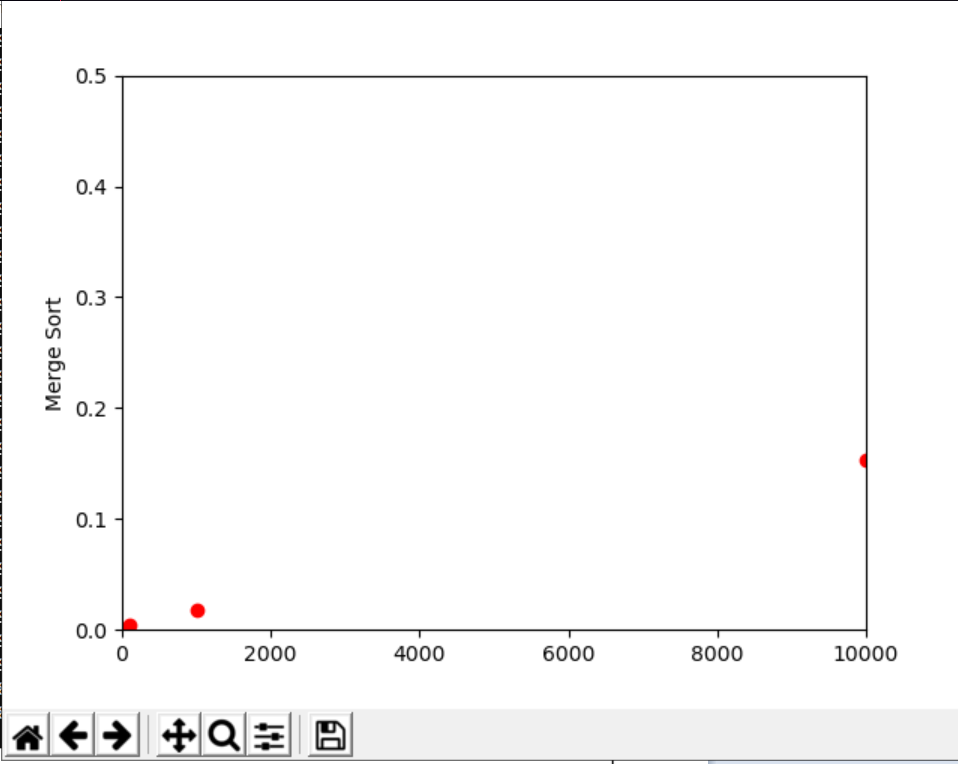

Write Python code to recreate this figure.
import time
import random
import matplotlib.pyplot as plt

recorder = []
num = []

tstart = time.time()

def msort(nums): 

   
 
    if len(nums) > 1: 
        mid = len(nums)//2  
        L = nums[:mid]  
        R = nums[mid:] 

        msort(L) 
        msort(R) 

        i = j = k = 0
        

        while i < len(L) and j < len(R): 
            if L[i] < R[j]: 
                nums[k] = L[i] 
                i+=1
            else: 
                nums[k] = R[j] 
                j+=1
            k+=1
        
        while i < len(L): 
            nums[k] = L[i] 
            i+=1
            k+=1
        
        while j < len(R): 
            nums[k] = R[j] 
            j+=1
            k+=1
    


def printer(nums): 
    for i in range(len(nums)):        
        print(nums[i],end=" ") 
    print() 


def main(): 
    n = 10
    nums = random.sample(range(0, n), n)
    msort(nums)
    printer(nums) 
    num.append(n)

main()
tend = time.time()
timelapse = tend-tstart
print("Runtime:", timelapse)

recorder.append(timelapse)

tstart = time.time()

def msort(nums): 

   
 
    if len(nums) > 1: 
        mid = len(nums)//2  
        L = nums[:mid]  
        R = nums[mid:] 

        msort(L) 
        msort(R) 

        i = j = k = 0
        

        while i < len(L) and j < len(R): 
            if L[i] < R[j]: 
                nums[k] = L[i] 
                i+=1
            else: 
                nums[k] = R[j] 
                j+=1
            k+=1
        
        while i < len(L): 
            nums[k] = L[i] 
            i+=1
            k+=1
        
        while j < len(R): 
            nums[k] = R[j] 
            j+=1
            k+=1
    


def printer(nums): 
    for i in range(len(nums)):        
        print(nums[i],end=" ") 
    print() 


def main(): 
    n = 100
    nums = random.sample(range(0, n), n)
    msort(nums)
    printer(nums) 
    num.append(n)

main()
tend = time.time()
timelapse = tend-tstart
print("Runtime:", timelapse)

recorder.append(timelapse)

tstart = time.time()

def msort(nums): 

   
 
    if len(nums) > 1: 
        mid = len(nums)//2  
        L = nums[:mid]  
        R = nums[mid:] 

        msort(L) 
        msort(R) 

        i = j = k = 0
        

        while i < len(L) and j < len(R): 
            if L[i] < R[j]: 
                nums[k] = L[i] 
                i+=1
            else: 
                nums[k] = R[j] 
                j+=1
            k+=1
        
        while i < len(L): 
            nums[k] = L[i] 
            i+=1
            k+=1
        
        while j < len(R): 
            nums[k] = R[j] 
            j+=1
            k+=1
    


def printer(nums): 
    for i in range(len(nums)):        
        print(nums[i],end=" ") 
    print() 


def main(): 
    n = 1000
    nums = random.sample(range(0, n), n)
    msort(nums)
    printer(nums) 
    num.append(n)

main()
tend = time.time()
timelapse = tend-tstart
print("Runtime:", timelapse)

recorder.append(timelapse)

tstart = time.time()

def msort(nums): 

   
 
    if len(nums) > 1: 
        mid = len(nums)//2  
        L = nums[:mid]  
        R = nums[mid:] 

        msort(L) 
        msort(R) 

        i = j = k = 0
        

        while i < len(L) and j < len(R): 
            if L[i] < R[j]: 
                nums[k] = L[i] 
                i+=1
            else: 
                nums[k] = R[j] 
                j+=1
            k+=1
        
        while i < len(L): 
            nums[k] = L[i] 
            i+=1
            k+=1
        
        while j < len(R): 
            nums[k] = R[j] 
            j+=1
            k+=1
    


def printer(nums): 
    for i in range(len(nums)):        
        print(nums[i],end=" ") 
    print() 


def main(): 
    n = 10000
    nums = random.sample(range(0, n), n)
    msort(nums)
    printer(nums) 
    num.append(n)

main()
tend = time.time()
timelapse = tend-tstart
print("Runtime:", timelapse)

recorder.append(timelapse)

print(recorder)

plt.plot(num,recorder, 'ro')
plt.axis([0, 10000, 0, 0.5])
plt.ylabel('Merge Sort')
plt.show()
